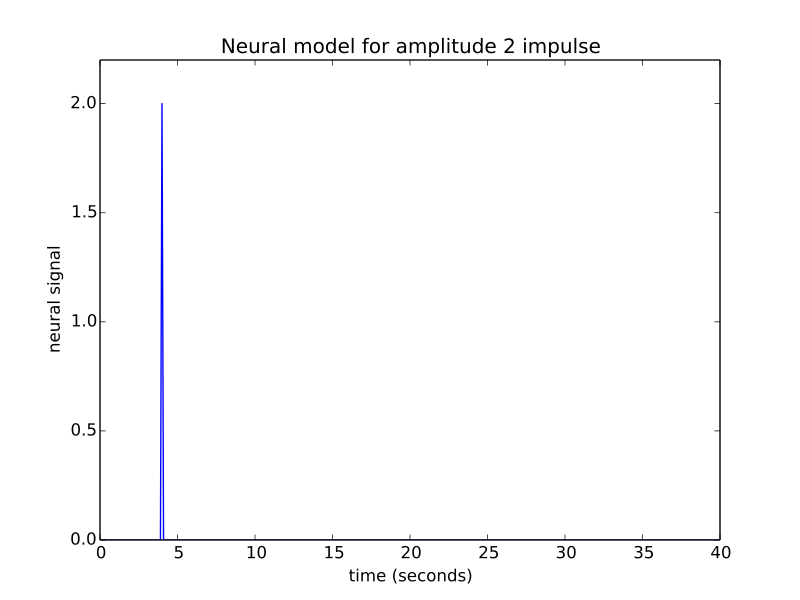

The Python source for this figure:
neural_signal[i_time_4] = 2  # An impulse with amplitude 2
plt.plot(times, neural_signal)
plt.xlabel('time (seconds)')
plt.ylabel('neural signal')
plt.ylim(0, 2.2)
plt.title('Neural model for amplitude 2 impulse')
